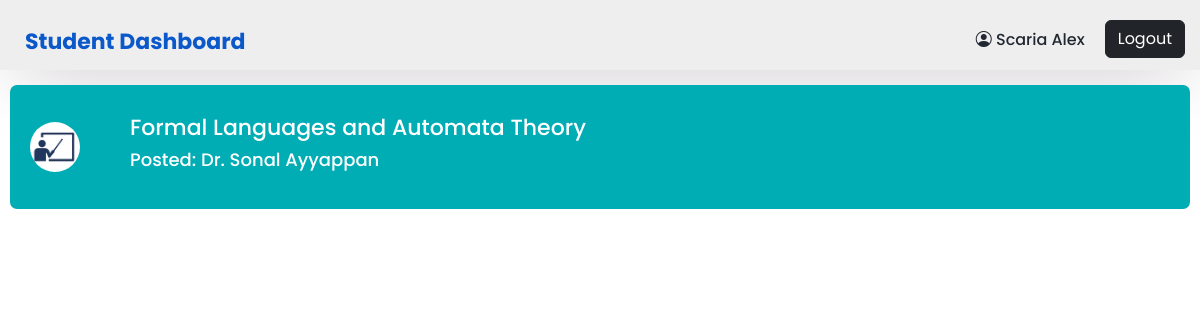
The app's page /student_classroom.php?id=13 (signed in) with its own data.
### tables this page shows
CREATE TABLE `classroom_courses` (
  `courses_id` int(11) NOT NULL,
  `courses_name` varchar(255) NOT NULL,
  `courses_dept` varchar(255) NOT NULL,
  `course_sem` varchar(6) NOT NULL,
  `courses_faculty` varchar(255) NOT NULL
);

### student_classroom.php (the view, shortened to what this page needs)
<?php
include('./include/connect.php');
if (isset($_GET['id'])) {
    $id = $_GET['id'];
    $select_query = "Select * from classroom_courses where courses_id='$id'";
    $result = mysqli_query($con, $select_query);
    $fetch = mysqli_fetch_assoc($result);
}
?>
<!DOCTYPE html>
<html lang="en">
<head>
    <link rel="stylesheet" href="./style/index.css">
    <link rel="stylesheet" href="https://cdn.jsdelivr.net/npm/bootstrap-icons@1.9.1/font/bootstrap-icons.css">
    <link rel="stylesheet" href="https://cdn.jsdelivr.net/npm/bootstrap@5.2.2/dist/css/bootstrap.min.css">
</head>
<body>
    <nav>
        <a href="student_index.php" class="dashboard-title"> Student Dashboard</a>
        <div class="admin_name">
            <h5 class="name"> <i class="bi bi-person-circle"></i> <?php echo $_SESSION['user_name']; ?> </h5>
            <p> <a href="logout.php" class="btn btn-dark logout_btn">Logout</a></p>
        </div>
    </nav>
    <div class="containerDiv ">
        <div class="containerClassroom">
            <div class="subIconDiv">
                <img src="assets/class.png" class="subjectIcon">
            </div>
            <div class="files">
                <div class="file">
                    <h1><?php echo $fetch['courses_name']; ?></h1>
                </div>
                <div class="head">
                    <div class="head1">
                        <h2>Posted: <?php echo $fetch['courses_faculty']; ?></h2>
                    </div>
                </div>
            </div>
        </div>
    </div>
</body>
</html>

### style/index.css (style rules this page uses)
* { padding: 0; margin: 0; text-decoration: none; list-style: none; box-sizing: border-box; font-family: "Poppins", sans-serif; }
body { display: flex; justify-content: center; flex-direction: column; }
nav { background-color: #eeeeee; display: flex; width: 100%; height: 70px; color: #222831; justify-content: space-between; box-shadow: 0px 7px 80px -18px rgba(163, 155, 163, 1); }
.dashboard-title { text-decoration: none; padding: 25px; font-size: 22px; font-weight: 620; color: black; }
.admin_name { display: flex; margin-right: 15px; }
.name { font-size: 16px; padding-top: 30px; }
.logout_btn { background-color: var(--nav-text-color); color: var(--btn-text-color); font-weight: bolder; margin-left: 20px; margin-top: 20px; margin-bottom: 0px; border-radius: 25px; }
.containerDiv { display: flex; flex-direction: row; flex-wrap: wrap; }
.subIconDiv { margin-left: 10px; border-radius: 50%; background-color: white; }
.subjectIcon { object-fit: cover; width: 50px; height: 50px; }
.containerClassroom { width: 100%; display: flex; flex-direction: row; margin: 10px; padding: 10px; padding-top: 30px; padding-bottom: 30px; border-radius: 7px; align-items: center; font-size: 10px; background-color: #00adb5; margin-bottom: 15px; margin-top: 15px; color: white; }
.head { display: flex; justify-content: space-between; width: auto; font-size: 10px; text-decoration: none; }
.file h1 { margin-left:50px; font-size: 22px; }
.files { width:100%; }
.head1 h2 { margin-left: 50px; font-size: 18px; }

### records on screen
classroom_courses: courses_name "Formal Languages and Automata Theory", courses_faculty "Dr. Sonal Ayyappan"

### other values on screen
$_SESSION['user_name'] "Scaria Alex"
